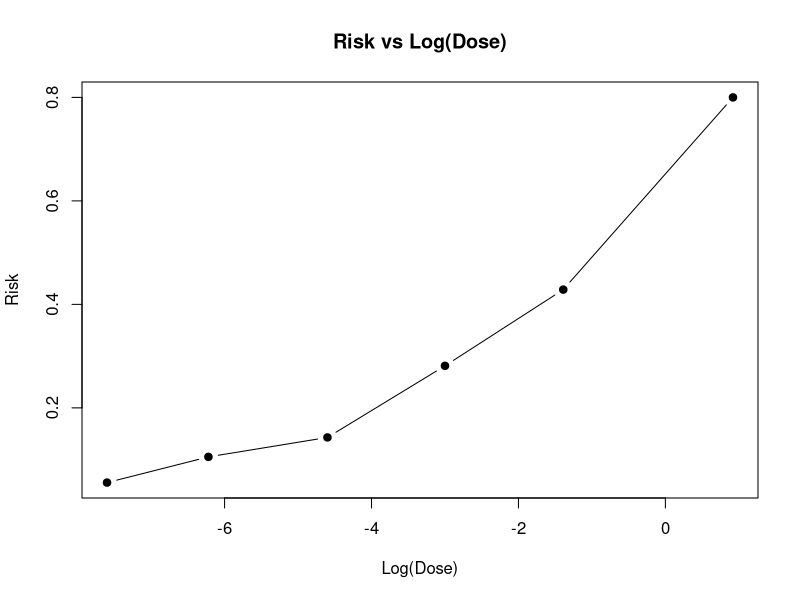
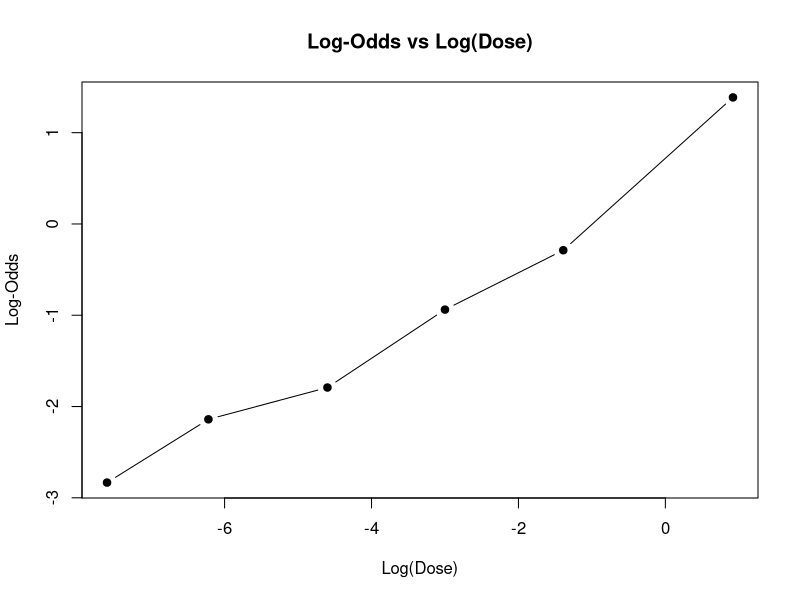
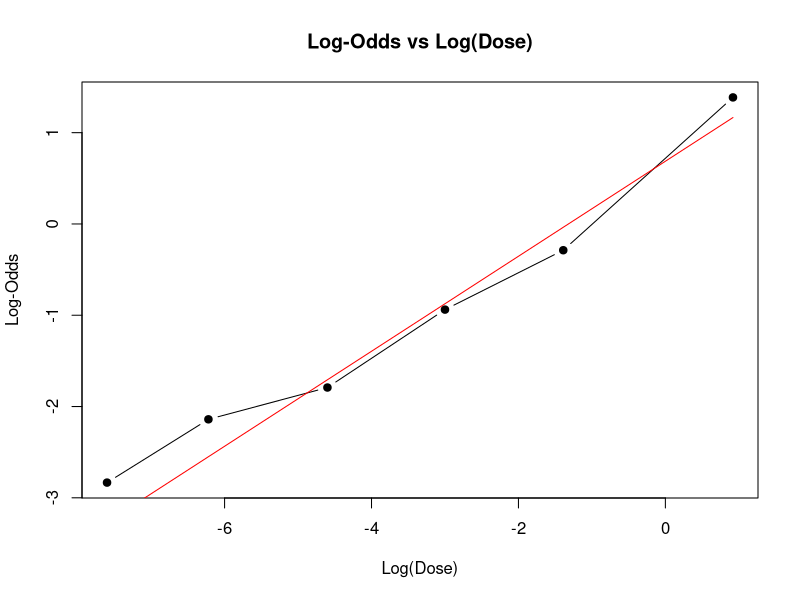

Reproduce these figures in R, in order.
## ---- chunk 1
tab1<- as.table(rbind(c(22, 75), c(148, 265)))
dimnames(tab1) <- list("Regularly use of dental floss" = c("Yes", "No"),Periodontitis = c("Yes","No"))
addmargins(tab1)
addmargins(prop.table(tab1,1),2)
## ---- chunk 2
# Convert the table into a dataset for logistic regression
use<-c("no","no", "yes","yes")
per<-c("no","yes","no","yes")
n<-c(265,148,75,22)
data21 <- data.frame(use,per,n)
data21
## ---- chunk 3
#Fit a logistic regression model
data21$use <- as.factor(data21$use)
data21$per <- as.factor(data21$per)
model21<-glm(per~use, weights =n, family = binomial(link=logit), data=data21)
summary(model21)
## ---- chunk 4
# Fit a logistic regression model with periodontitis status as the predictor
model22 <- glm(use ~ per, weights = n, family = binomial(link = logit), data = data21)

# Display the summary of the model
summary(model22)
## ---- chunk 5
#Input data and create a data frame
logdos<-c(-7.60,-6.22,-4.60,-3.00,-1.39,0.92)
n<-c(18,19,28,32,28,40)
x<-c(1,2,4,9,12,32)
data22 <- data.frame(logdos,x,n)
data22
## ---- chunk 6
# Calculate risk (probability)
data22$risk <- data22$x / data22$n
# Calculate log-odds
data22$log_odds <- log(data22$risk / (1 - data22$risk))
print(data22)
## ---- chunk 7
# Plot risk against log(dose)
plot(data22$logdos, data22$risk, type = "b", pch = 19, xlab = "Log(Dose)", ylab = "Risk", main = "Risk vs Log(Dose)")

## ---- chunk 8
# Plot log-odds against log(dose)
plot(data22$logdos, data22$log_odds, type = "b", pch = 19, xlab = "Log(Dose)", ylab = "Log-Odds", main = "Log-Odds vs Log(Dose)")

## ---- chunk 9
# Fit a logistic regression model
model <- glm(cbind(x, n - x) ~ logdos, data = data22, family = binomial(link = logit))

# Model summary
summary(model)
## ---- chunk 10
# Add fitted values to the plot of log-odds
plot(data22$logdos, data22$log_odds, type = "b", pch = 19, xlab = "Log(Dose)", ylab = "Log-Odds", main = "Log-Odds vs Log(Dose)")
lines(data22$logdos, predict(model, type = "link"), col = "red")
## ---- chunk 11
vcov(model)
confint.default(model,level=0.95)
corr <- vcov(model)[1, 2] / sqrt(vcov(model)[1, 1] * vcov(model)[2, 2])
## ---- chunk 12
# Extract the coefficient and standard error for log(dose)
beta1 <- coef(model)["logdos"]  # Extract the coefficient for log(dose)
se_beta1 <- sqrt(vcov(model)["logdos", "logdos"])  # Extract the variance and compute standard error

# Calculate the Wald statistic
wald_stat <- (beta1^2) / (se_beta1^2)

# Display the Wald statistic
cat("Wald Statistic:", wald_stat, "\n")

# Calculate the p-value (chi-square distribution with 1 degree of freedom)
p_value <- 1 - pchisq(wald_stat, df = 1)

# Display the p-value
cat("P-value:", p_value, "\n")

# Draw conclusions based on the p-value
if (p_value < 0.05) {
  cat("Reject the null hypothesis: beta1 is significantly different from 0.\n")
} else {
  cat("Fail to reject the null hypothesis: beta1 is not significantly different from 0.\n")
}
## ---- chunk 13
# Define the original dataset
logdos <- c(-7.60, -6.22, -4.60, -3.00, -1.39, 0.92)
n <- c(18, 19, 28, 32, 28, 40)
x <- c(1, 2, 4, 9, 12, 32)

# Function to scale counts and fit logistic regression
investigate_variance <- function(scale_factor) {
  # Scale the counts
  n_scaled <- n * scale_factor
  x_scaled <- x * scale_factor
  
  # Create a new dataset
  data_scaled <- data.frame(logdos, x = x_scaled, n = n_scaled)
  
  # Fit the logistic regression model
  model_scaled <- glm(cbind(x, n - x) ~ logdos, data = data_scaled, family = binomial(link = logit))
  
  # Extract the variance of beta1 (logdos)
  beta1_var <- vcov(model_scaled)["logdos", "logdos"]
  
  # Return results
  return(list(scale_factor = scale_factor, beta1_var = beta1_var))
}

# Perform the investigation for scale factors 10, 100, 1000
results <- lapply(c(10, 100, 1000), investigate_variance)

# Display the results
results_df <- do.call(rbind, lapply(results, as.data.frame))
colnames(results_df) <- c("Scale Factor", "Variance of Beta1")
print(results_df)
